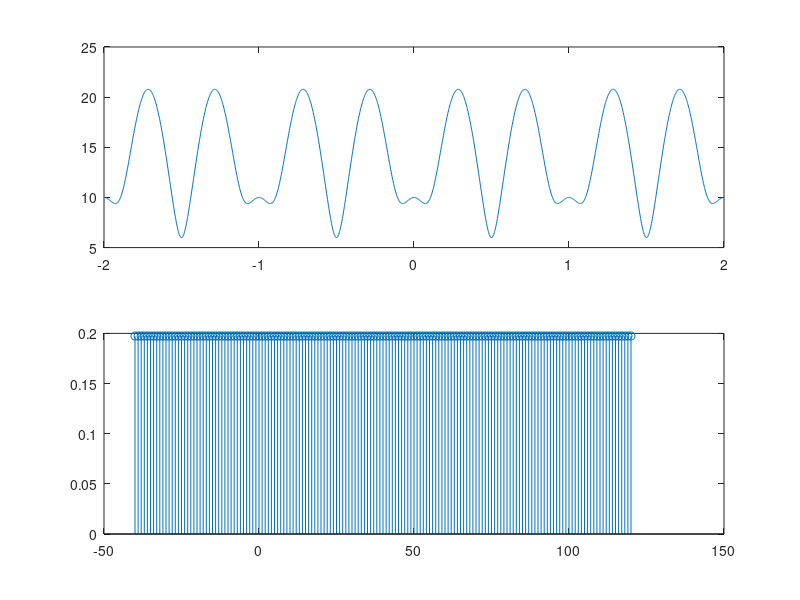

MATLAB code for this plot:


x = [1,3,-9,5,10];
n1 = -1;
n2 = 3;
n=n1:n2;
M = 500;
w = (-2*M:2*M)*2*pi/M;
W = exp(-j*w'*n);
X = W*x';
X = W*x';
figure
subplot(2,1,1);
plot(w/(2*pi),abs(X));
subplot(2,1,2);
plot(w/(2*pi),angle(X));



nre=-40:120;
dw = w(2)-w(1);
xre = zeros(1,length(nre));
for i1 = 1:length(xre)
    for i2 = 1:length(M)
        xre(i1) = xre(i1) + (1/2*pi)*(X(i2)*exp(i*w(i2)*nre(i1)))*dw;
    end
end

stem(nre,xre)
xre